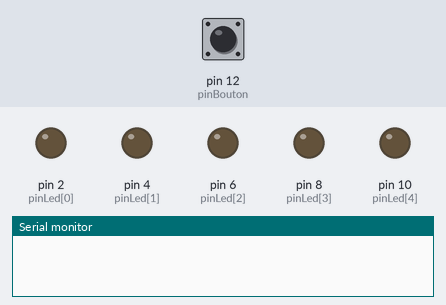
The sketch below on a simulated Arduino Uno, built with avr-gcc and run on an emulated ATmega328P. Parts: output pins drawn as LEDs (lit = HIGH), the last lines printed to the serial monitor. The test bench sets the inputs (shaded band); at power-on: pin 12 (pinBouton) HIGH.

Above: at 1.2 s.
1.3 s: pin 12 (pinBouton) pulled LOW for 0.15 s
At 1.75 s:
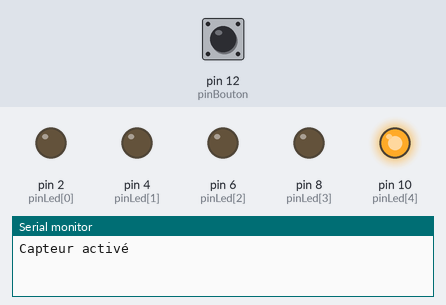
At 2.35 s:
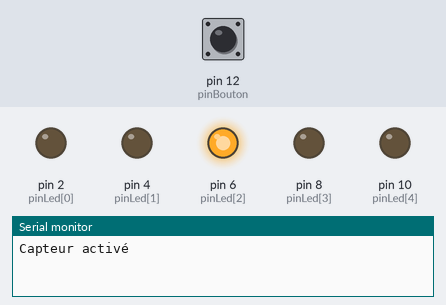
7.3 s: pin 12 (pinBouton) pulled LOW for 3.2 s
At 7.45 s:
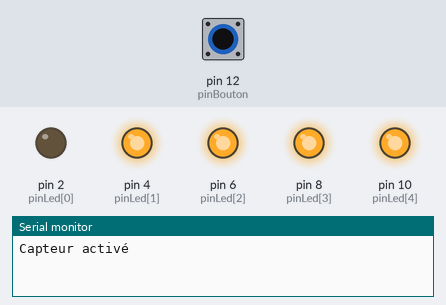
Timing chart, 0 to 17.5 s (numbered marks = the images above; inputs shaded):
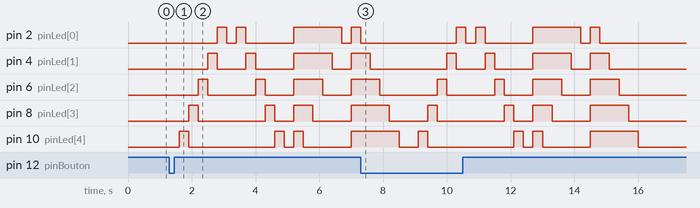

The sketch:

DEMO_PROJET_B3_STARTER_KIT.ino
```cpp
/*
On utilise pour ce programme 5 LED connectées sur les pins 2,4,6,8 et 10. Ces LED simuleront différents capteurs.

Un bouton, sur le pin 12, pressé manuellement pour simuler l'activation d'un capteur de mouvement.

On utilisera aussi le moniteur de l'arduino pour simuler l'envoie d'un message au Raspberry.
*/

int pinLed[5]={2,4,6,8,10}; // Tableau listant les pins
int pinBouton;

//Tableau à double entrée listant l’état (booléen 1 allumé, 0 éteint) des LED à chaque séquence
boolean affichage[25][5]={
  0,0,0,0,0,
  0,0,0,0,1,
  0,0,0,1,0,
  0,0,1,0,0,
  0,1,0,0,0,
  1,0,0,0,0,
  0,0,0,0,0,
  1,0,0,0,0,
  0,1,0,0,0,
  0,0,1,0,0,
  0,0,0,1,0,
  0,0,0,0,1,
  0,0,0,0,0,
  1,1,1,1,1,
  1,1,1,1,0,
  1,1,1,0,0,
  1,1,0,0,0,
  1,0,0,0,0,
  0,0,0,0,0,
  1,1,1,1,1,
  0,1,1,1,1,
  0,0,1,1,1,
  0,0,0,1,1,
  0,0,0,0,1,
  0,0,0,0,0};

void setup() {
  for (int i=0;i<5;i++)
  {
    pinMode(pinLed[i],OUTPUT);
    digitalWrite(pinLed[i],LOW);
  }
  pinBouton=12;
  pinMode(pinBouton,INPUT_PULLUP);//INPUT_PULLUP, la résistance interne de l'arduino

  //Affichage dans la console pour simuler l'envoie d'un e-mail
  Serial.begin(9600);
}

void loop() {
  //lecture de l'etat du bonton
  boolean etatBouton = digitalRead(pinBouton);
  //test si le bouton est appuyé
  if(etatBouton == HIGH)
  {

    //éteindre toute les led
    for(int i=0;i<5;i++)
    {
      digitalWrite(pinLed[i],LOW);
    }

  }

  // Sinon le bouton est appuyé
  else if ( etatBouton == LOW)
  {
    //message envoyé au Raspberry
    Serial.println("Capteur activé");
    //
    for (int i=0;i<25;i++) // boucle de séquence d'affichage
    {
      for (int p=0;p<5;p++) // boucle pour chaque pin
      {
        boolean etat=affichage[i][p]; // on va chercher l'état pour le pin
        digitalWrite(pinLed[p],etat); // on met le pin concerné à l'état
      }
      //tous les pins sont dans l'état de la séquence en cours
      delay(300); //petite pause d'affichage
      // on passe à la séquence suivante
    }
  }
}
```

Measured:
- after the input at 1.3 s, pin 2 (pinLed[0]): goes HIGH 0.30 s, LOW 0.30 s, HIGH 0.30 s, LOW 1.5 s, HIGH 1.5 s, LOW 0.30 s, then HIGH, starting after 1.5 s; pin 4 (pinLed[1]): goes HIGH 0.30 s, LOW 0.90 s, HIGH 0.30 s, LOW 1.2 s, HIGH 1.2 s, LOW 0.60 s, then HIGH, starting after 1.2 s
